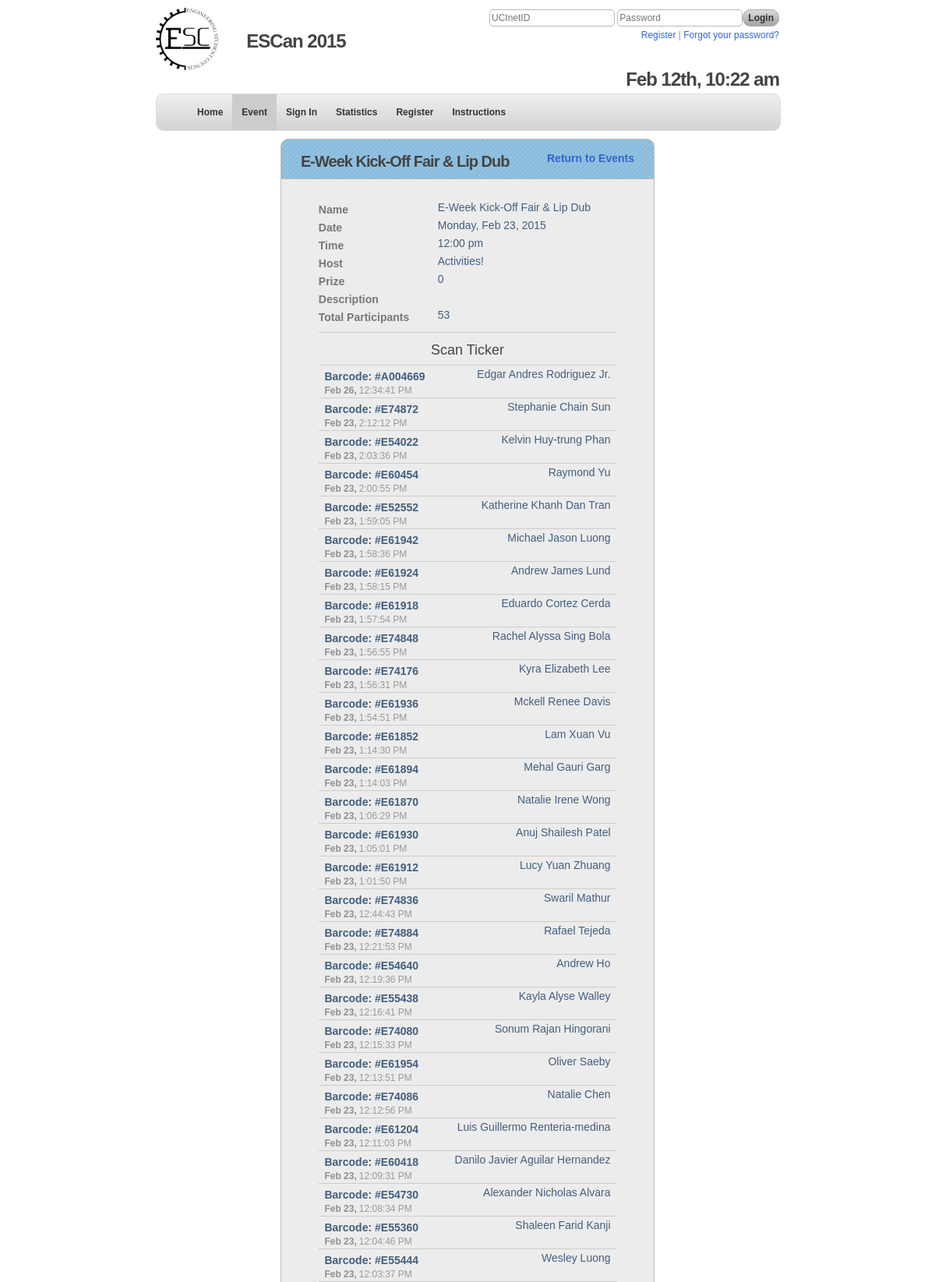
/event.php?eid=7&view=all (upper part), run on the app's committed database.
### tables this page shows
CREATE TABLE IF NOT EXISTS `settings` (
  `name` varchar(20) NOT NULL,
  `value` varchar(8) NOT NULL,
  PRIMARY KEY (`name`)
);

CREATE TABLE IF NOT EXISTS `tabs` (
  `tid` mediumint(9) NOT NULL AUTO_INCREMENT,
  `page` varchar(20) NOT NULL,
  `title` varchar(20) NOT NULL,
  `access` tinyint(1) NOT NULL DEFAULT '0',
  `public_only` tinyint(1) NOT NULL DEFAULT '0',
  PRIMARY KEY (`tid`)
);

CREATE TABLE IF NOT EXISTS `events` (
  `eid` mediumint(8) NOT NULL AUTO_INCREMENT,
  `name` varchar(50) NOT NULL,
  `date` date NOT NULL,
  `time` time NOT NULL,
  `host` varchar(50) NOT NULL,
  `prize` mediumint(8) NOT NULL,
  `description` varchar(1000) NOT NULL,
  `volunteer` varchar(8) NOT NULL,
  PRIMARY KEY (`eid`)
);

CREATE TABLE IF NOT EXISTS `scans` (
  `sid` bigint(32) NOT NULL COMMENT 'Scan ID',
  `eid` varchar(8) NOT NULL COMMENT 'Event ID',
  `barcode` varchar(32) NOT NULL COMMENT 'Barcode ID',
  `volunteer` varchar(8) NOT NULL,
  `date` date NOT NULL,
  `time` time NOT NULL
);

CREATE TABLE IF NOT EXISTS `users` (
  `ucinetid` varchar(8) NOT NULL,
  `barcode` varchar(32) NOT NULL COMMENT 'barcode id',
  `name` varchar(100) NOT NULL COMMENT 'first name',
  `email` varchar(150) NOT NULL COMMENT 'email',
  `major` varchar(75) NOT NULL COMMENT 'Major',
  `level` varchar(20) NOT NULL COMMENT 'Year Level',
  `opt` tinyint(1) NOT NULL DEFAULT '1' COMMENT 'opt-out mail',
  `access` tinyint(1) NOT NULL DEFAULT '0' COMMENT 'access level',
  `elig` tinyint(1) NOT NULL DEFAULT '1' COMMENT 'prize eligible',
  `date` date NOT NULL,
  `time` time NOT NULL,
  `volunteer` varchar(8) NOT NULL,
  PRIMARY KEY (`ucinetid`)
);

### inc/classes/DBi.class.php (called while the page is built, shortened)
<?php
class DB
{
	public $db;
	public $lastResult;
	function DB()
	{
		$this->lastResult = NULL;
		$this->db = new mysqli(DBSERVER, DBUSERNAME, DBPASSWORD) or die("can't use mysqli");
		$this->db->select_db(DBDATABASE);
	}
	function query($query, $debug = -1)
	{
		$this->lastResult = $this->db->query($query) or $this->debugAndDie($query);
		return $this->lastResult;
	}
	function numRows($result = NULL)
	{
		if ($result != NULL)
		return $result->num_rows;
		else
		{
			if($this->lastResult != NULL)
			return @$this->lastResult->num_rows;
			else
			return 0;
		}
	}
	function queryUniqueValue($query, $debug = -1)
	{
		$query = "$query LIMIT 1";
		$result = $this->db->query($query) or $this->debugAndDie($query);
		$line = $result->fetch_row();
		return $line[0];
	}
	function countOf($table, $where = '', $debug = -1)
	{
		if($where == '')
			return $this->countOfAll($table);
		else
			return $this->queryUniqueValue("SELECT COUNT(*) FROM `$table` WHERE $where", $debug);
	}
	function resultToArray(){
		for ($count=0; $row = @$this->lastResult->fetch_array(); $count++)
		$res_array[$count] = $row;
		$this->lastResultArray = $res_array;
		return $this->lastResultArray;
	}
	function resultToSingleArray(){
		$this->lastResultArray = @$this->lastResult->fetch_array();
		return $this->lastResultArray;
	}
}
?>

### event.php (the view, shortened to what this page needs)
<?php
require_once 'inc/standard.php';
$page = new Page('event', ALL);
$var = new VarArray();
$eid = $_GET['eid'];
if(!$eid)
{
	$bottom = 'No event selected, please return to the <a href="events.php">Events Page</a>.';
	$box = new Box('No Existing Event');
	$box->setBadge('Return to Events', 'events.php');
	$box->setContent($bottom);
	$page->setContent($box->display('half'));
	$page->buildPage();
}
else
{
	$sql = 'SELECT * FROM events
			WHERE eid ="'.$eid.'"';
	$DB->query($sql);
	$event = $DB->resultToSingleArray();
	$total_count = $DB->countOf('scans', 'eid = "'.$eid.'"');
	$box = new Box($event['name']);
	$box->setBadge('Return to Events', 'events.php');
	$bottom = '
				<div class="row">
					<label class="fieldname">Name</label>
					<div class="textarea">
					'.$event['name'].'
					</div>
				</div>
				<div class="row">
					<label class="fieldname">Date</label>
					<div class="textarea">
					'.date('l, M d, Y',strtotime($event['date'])).'
					</div>
				</div>
				<div class="row">
					<label class="fieldname">Time</label>
					<div class="textarea">
					'.date('g:i a',strtotime($event['time'])).'
					</div>
				</div>
				<div class="row">
					<label class="fieldname">Host</label>
					<div class="textarea">
					'.$event['host'].'
					</div>
				</div>
				<div class="row">
					<label class="fieldname">Prize</label>
					<div class="textarea">
					'.$event['prize'].'
					</div>
				</div>
				<div class="row">
					<label class="fieldname">Description</label>
					<div class="textarea">
					'.$event['description'].'
					</div>
				</div>
				<div class="row">
					<label class="fieldname">Total Participants</label>
					<div class="textarea">
					'.$total_count.'
					</div>
				</div>';
	$limit = ($_GET['view'] == 'all') ? '':'LIMIT 5';
	$sql = 'SELECT scans.*, users.name, users.ucinetid, users.major, users.level
			FROM scans LEFT JOIN users
			ON scans.barcode = users.barcode
			WHERE scans.eid = "'.$eid.'"
			ORDER BY date DESC, time DESC
			'.$limit;
	$DB->query($sql);
	$ticker_array = $DB->resultToArray();
	$ticker_content .= '<div class="separator"></div>';
	$ticker_content .= '<div class="row center">
							<h3>Scan Ticker</h3>
						</div>';
	$ticker_content .= '<div class="list">';
	$page->setJSInitial('$(".dropdown").hide(); '.$js_hide_row1);
	$ticker_content .= '<script>
		$(document).ready(function () {
			$("#barcode").focus();';
	if($js_slide_down)
	 $ticker_content .= '$("#row1").slideDown();';
	$ticker_content .= '});</script>';
	if(count($ticker_array) > 0)
	{
		foreach ($ticker_array as $row)
		{
			$i++;
			$ticker_content .= '
				<div class="item" id="row'.$i.'">
					<div class="row">
						<label class="barcode">Barcode: </span> #'.$row['barcode'].'</label>
						<span class="right">'.$row['name'].'</span>
						<span class="date">'.date('M j,', strtotime($row['date'])).'</span>
						<span class="time">'.date('g:i:s A', strtotime($row['time'])).'</span>
					</div>
				</div>
				<div class="event_row">
					<script>
					    $("#row'.$i.'").click(function () {
					    	$("#drop'.$i.'").slideToggle("fast");
					    });
					</script>
					<div class="dropdown" id="drop'.$i.'" style="display:none;">
						<h5><strong>UCInetID:</strong> 	'.$row['ucinetid'].'</h5>
						<h5><strong>Name:</strong> 		'.$row['name'].'</h5>
						<h5><strong>Major:</strong> 	'.$row['major'].'</h5>
						<h5><strong>Level:</strong> 	'.$row['level'].'</h5>
						<h5><strong>Time:</strong>		'.date('M j, Y,', strtotime($row['date'])).' '.date('g:i:s A', strtotime($row['time'])).'</h5>
					</div>
				</div>';
		}
		if($_GET['view'] == 'all')
		{
		$ticker_content .= '
			<div class="row center">
			<label id="view"><a href="'.$_SERVER['PHP_SELF'].'?eid='.$eid.'&view=less#view">View Less Scans</a></label>
			</div>';
		}
		else
		{
		$ticker_content .= '
			<div class="row center">
			<label id="view"><a href="'.$_SERVER['PHP_SELF'].'?eid='.$eid.'&view=all#view">View All Scans</a></label>
			</div>';
		}
	}
	$ticker_content .= '</div>';
	$box->setContent( $bottom.$ticker_content);
	$box->setBadge('Return to Events', 'events.php');
	$majors = [];
	foreach ($var->getMajors() as $major) {
		$sql = 'SELECT *
				FROM scans
				LEFT JOIN users
				ON scans.barcode = users.barcode
				WHERE scans.eid = "'.$eid.'"
				AND users.major = "'.$major.'"';
		$DB->query($sql);
		$temp = $DB->numRows();
		$majors[$major] = $temp;
	}
	$majors_stat = new Statistic('pie', 'user_majors', 'Registered Users - Major', $majors, 0);
	$bottom_stats = $majors_stat->display();
	$box_stat = new Box('Statistics', $bottom_stats);
	$stat_display = '<div class="separator"></div>'.$box_stat->display("full");
	$content = $box->display().$stat_display;
	$page->startGraph();
	$page->setContent($content);
	$page->buildPage();
}
?>

### inc/classes/Nav.class.php (shortened to what this page needs)
<?php
class Nav
{
	public $output;
	function __construct($access, $tab)
	{
		$this->DB = $GLOBALS['DB'];
		$this->tab = $tab;
		$this->access = ($access == '') ? 0:$access;
		if($access == 0)
		{
			$sql = 'SELECT tabs.title, pages.name, pages.url, tabs.public_only, tabs.access
			FROM tabs LEFT JOIN pages
			ON pages.name = tabs.page
			WHERE tabs.access <= "'.$this->access.'"
			OR tabs.public_only = "1"
			ORDER BY tid ASC';
		}
		$result = $this->DB->query($sql);
		$tabs = $this->DB->resultToArray($result);
		$highlight = ' id="highlight"';
		$this->output .= '
		<div id="navigation-section">
		<div id="nav">
		<ul>';
		if(count($tabs) > 0)
		{
			foreach($tabs as $tab)
			{
				$active = ($this->tab == $tab['name']) ? $highlight:'';
				$this->output .= '
					<li><a class="menu-item" '.$active.' href="'.$tab['url'].'?s=nav">'.$tab['title'].'</a></li>';
			}
		}
		else
		{
			$this->output .= '
				<li><a class="menu-item" href="index.php">Home</a></li>';
		}
		$this->output .= '</ul></div></div>';
	}
}
?>

### inc/classes/Box.class.php (shortened to what this page needs)
<?php
class Box
{
	public $content;
	public $title;
	public $badge;
	public $badge_url;
	public $height;
	public $header_height;
	public $intro_step;
	public $intro_text;
	function __construct($title, $content = '', $width = 500, $height = 'auto')
	{
		$this->header_height = 50;
		$this->content = $content;
		$this->title = $title;
		$this->height = $height;
		return $this->display();
	}
	public function setContent($content)
	{
		$this->content = $content;
	}
	public function setBadge($badge, $url = '')
	{
		$this->badge = $badge;
		$this->badge_url = $url;
	}
	public function display($type = 'half')
	{
		if(!is_string($this->height))
		{
			$container_height = $this->height - $this->header_height;
			$container_height .= 'px';
		}
		else
		{
		$container_height = $this->height;
		}
		$output = '
		<div class="box" style="width:100%; height:'.$this->height.'" data-step="'.$this->intro_step.'" data-intro="'.$this->intro_text.'" data-position="right">
			<div class="header_container" style="height: '.$this->header_height.'px">
				<h2 class="title">'.$this->title.'</h2>
		    	<span class="box_badge">
		        	<a href="'.$this->badge_url.'">
		        	'.$this->badge.'</a>
		        </span>
		    </div>
			<div class="box_wrapper" style="height: '.$container_height.'">
				<div class="box_inside">';
		$output.= $this->content;
		$output .= '
				</div>
			</div>
		</div>';
		if($type == 'half')
		{
			return '<div id="container_wrapper">'.$output.'</div>';
		}
		elseif($type == 'full')
		{
			return $output;
		}
		else
		{
			return $output;
		}
	}
}
?>

### inc/classes/Page.class.php (shortened to what this page needs)
<?php
class Page
{
	public $DB;
	public $banner;
	public $content;
	public $content_bottom;
	public $description;
	public $extra_meta;
	public $footer;
	public $graph;
	public $google;
	public $html;
	public $header;
	public $isPhone;
	public $js;
	public $logo_src;
	public $keywords;
	public $navigation;
	public $pageviews;
	public $title;
	public $login;
	public $nav;
	function __construct($name, $access = ALL)
	{
		$this->DB = $GLOBALS['DB'];
		$this->login = new Login();
		$sql = "SELECT p.* FROM pages AS p
				WHERE name = '$name'";
		if(!($this->DB->query($sql)))
			die('Could not get page: '.$this->DB->getError());
		$page = $this->DB->resultToSingleArray();
		if(strstr($_SERVER['HTTP_USER_AGENT'], 'iPhone'))
			$this->isPhone = true;
		else
			$this->isPhone = false;
		$this->isPhone = false;
		$this->pageviews = $page['views'];
		$this->description = $page['description'];
		$this->content = $page['content'];
		$this->title = ucfirst($page['name']);
		$this->logo_src = 'images/logo200.png';
		$this->nav = new Nav($_SESSION['access'], $page['tab']);
	}
	public function setJSInitial($js)
	{
		$this->js .= $js;
	}
	public function buildJSInitial()
	{
		$this->js_initial = '
		<script>
    		$(document).ready(function() {';
    		$this->js_initial .= '
            update();
            setInterval(update, 1000);';
            $this->js_initial .= $this->js;
    		$this->js_initial .= ' });
		</script>';
	}
	public function setContent($content_bottom)
	{
		$this->content_bottom = $content_bottom;
	}
	public function startGraph()
	{
		$this->graph = '<script type="text/javascript" src="js/jquery.sparkline.min.js"></script>';
	}
	public function setGoogleAnalytics()
	{
		$this->google = '<script type="text/javascript">
		  var _gaq = _gaq || [];
		  _gaq.push([\'_setAccount\', \'UA-25773399-2\']);
		  _gaq.push([\'_trackPageview\']);
		  (function() {
		    var ga = document.createElement(\'script\'); ga.type = \'text/javascript\'; ga.async = true;
		    ga.src = (\'https:\' == document.location.protocol ? \'https://ssl\' : \'http://www\') + \'.google-analytics.com/ga.js\';
		    var s = document.getElementsByTagName(\'script\')[0]; s.parentNode.insertBefore(ga, s);
		  })();
		</script>';
	}
	private function updatePageView()
	{
		$this->pageviews += 1;
	}
	private function buildHTML()
	{
		$css = 'global';
		$css = ($css) ? '<link rel=stylesheet type="text/css" href="css/'.$css.'.css"  >' : '';
		$this->html =
		'<!DOCTYPE HTML PUBLIC "-//W3C//DTD HTML 4.01 Transitional//EN" "http://www.w3.org/TR/html4/loose.dtd">
		<html>
		<head>
			<title>'.$this->title.' - '.PRODUCT.'</title>
			<link rel="shortcut icon" href="/favicon.ico">
			<link rel="icon" href="/favicon.ico" type="image/x-icon">
			<meta property="og:title" content="'.PRODUCT.'" />
			<meta property="og:type" content="website" />
			<meta property="og:url" content="'.$_SERVER['PHP_SELF'].'" />
			<meta property="og:image" content="'.$this->logo_src.'" />
			<meta property="og:description" content="'.$this->description.'" />
			<meta property="fb:app_id" content="203055886388488" />
			<meta property="fb:admin" content="hawaiianchimp" />
			'.$this->extra_meta.'
			<meta http-equiv="X-UA-Compatible" content="chrome=1" />
			<meta http-equiv="Content-Type" content="text/html; charset=UTF-8" />
			<meta name="description" content="'.$this->description.'">
			<meta name="keywords" content="'.$this->keywords.'">'
		    .$css.'
		    <link rel=stylesheet type="text/css" href="js/introjs.min.css">
		    <script src="js/jquery-2.1.3.min.js"></script>
	    	<script type="text/javascript" src="js/moment.min.js"></script>
	    	<script type="text/javascript" src="//www.google.com/jsapi"></script>
	    	<script src="js/jquery-2.1.3.min.js"></script>
		    <script type="text/javascript">
			    google.load(\'visualization\', \'1\', {packages: [\'corechart\']});
		    </script>
		    <script type="text/javascript" src="js/escan.min.js"></script>'
	        .$this->graph
		.'</head>';
	}
	private function buildHeader()
	{
		$sql = 'SELECT value
		FROM settings
		WHERE name = "eweekstart"';
		$this->DB->query($sql);
		$eweekstart = $this->DB->resultToSingleArray();
		$this->header = ' <body>
		<div id="wrapper">
		<div id="banner">'
		.$this->banner.'
		</div>
		<div id="header">
			<div id="logo">
				<a href="index.php?r=logo">
				<img src="'.$this->logo_src.'" alt="'.PRODUCT.'">
				<div id="logoname"><h2>'.PRODUCT.' '.date('Y', strtotime($eweekstart[0])).'</h2></div>
				</a>
			</div>
			'.$this->login->loginFormMini('login','login.php','loginmini', $this->isPhone).'
			<div id="today" class="nophone"><h2 id="time">Today: '.date('M d, h:i A', strtotime(NOW_DATE.' '.NOW_TIME)).'</h2></div>
		</div>';
	}
	private function buildNav()
	{
		$this->navigation = $this->nav->display();
	}
	private function buildContent()
	{
		$this->content = '
		<div id="container">
 		'.$this->content_bottom.'</div>';
	}
	private function buildFooter()
	{
		$this->footer = '
		</div>
		<div id="copyright">
			<p>Created for <a href="'.WEBSITE.'">'.ORGANIZATION.'</a> |
			Developed by <a href="http://www.seantburke.com/?r=escan">Sean Thomas Burke</a> |
			&copy; '.date('Y').' '.PRODUCT.' |
			Views: '.$this->pageviews.'</p>
		</div>
		</div>
		'.$this->google
		.'
		<script>
    		function update(){
        		$("#time").text(
        		    moment().format("MMM Do, h:mm a")
        		    );
    		}
		</script>'
	    .$this->js_initial
		.'<script type="text/javascript">
		  var _gaq = _gaq || [];
		  _gaq.push([\'_setAccount\', \'UA-25773399-3\']);
		  _gaq.push([\'_trackPageview\']);
		  (function() {
		    var ga = document.createElement(\'script\'); ga.type = \'text/javascript\'; ga.async = true;
		    ga.src = (\'https:\' == document.location.protocol ? \'https://ssl\' : \'http://www\') + \'.google-analytics.com/ga.js\';
		    var s = document.getElementsByTagName(\'script\')[0]; s.parentNode.insertBefore(ga, s);
		  })();
		</script>
		</body>
		</html>';
	}
	public function buildPage()
	{
		$this->buildHTML();
		$this->buildHeader();
		$this->buildContent();
		$this->buildFooter();
		$this->content = $this->html.$this->header.$this->navigation.$this->content.$this->footer;
		echo $this->content;
		exit;
	}
}
?>

### data on the page
settings: value "2015"
tabs: title "Home"
tabs: title "Event"
tabs: title "Sign In"
tabs: title "Statistics"
tabs: title "Register"
tabs: title "Instructions"
events: name "E-Week Kick-Off Fair & Lip Dub", date "Monday, Feb 23, 2015", time "12:00 pm", host "Activities!", prize "0"
scans: barcode "A004669", users.name "Edgar Andres Rodriguez Jr.", date "Feb 26,", time "12:34:41 PM"
scans: barcode "E74872", users.name "Stephanie Chain Sun", date "Feb 23,", time "2:12:12 PM"
scans: barcode "E54022", users.name "Kelvin Huy-trung Phan", date "Feb 23,", time "2:03:36 PM"
scans: barcode "E60454", users.name "Raymond Yu", date "Feb 23,", time "2:00:55 PM"
scans: barcode "E52552", users.name "Katherine Khanh Dan Tran", date "Feb 23,", time "1:59:05 PM"
scans: barcode "E61942", users.name "Michael Jason Luong", date "Feb 23,", time "1:58:36 PM"
scans: barcode "E61924", users.name "Andrew James Lund", date "Feb 23,", time "1:58:15 PM"
scans: barcode "E61918", users.name "Eduardo Cortez Cerda", date "Feb 23,", time "1:57:54 PM"
scans: barcode "E74848", users.name "Rachel Alyssa Sing Bola", date "Feb 23,", time "1:56:55 PM"
scans: barcode "E74176", users.name "Kyra Elizabeth Lee", date "Feb 23,", time "1:56:31 PM"
scans: barcode "E61936", users.name "Mckell Renee Davis", date "Feb 23,", time "1:54:51 PM"
scans: barcode "E61852", users.name "Lam Xuan Vu", date "Feb 23,", time "1:14:30 PM"
scans: barcode "E61894", users.name "Mehal Gauri Garg", date "Feb 23,", time "1:14:03 PM"
scans: barcode "E61870", users.name "Natalie Irene Wong", date "Feb 23,", time "1:06:29 PM"
scans: barcode "E61930", users.name "Anuj Shailesh Patel", date "Feb 23,", time "1:05:01 PM"
scans: barcode "E61912", users.name "Lucy Yuan Zhuang", date "Feb 23,", time "1:01:50 PM"
scans: barcode "E74836", users.name "Swaril Mathur", date "Feb 23,", time "12:44:43 PM"
scans: barcode "E74884", users.name "Rafael Tejeda", date "Feb 23,", time "12:21:53 PM"
scans: barcode "E54640", users.name "Andrew Ho", date "Feb 23,", time "12:19:36 PM"
scans: barcode "E55438", users.name "Kayla Alyse Walley", date "Feb 23,", time "12:16:41 PM"
scans: barcode "E74080", users.name "Sonum Rajan Hingorani", date "Feb 23,", time "12:15:33 PM"
scans: barcode "E61954", users.name "Oliver Saeby", date "Feb 23,", time "12:13:51 PM"
scans: barcode "E74086", users.name "Natalie Chen", date "Feb 23,", time "12:12:56 PM"
scans: barcode "E61204", users.name "Luis Guillermo Renteria-medina", date "Feb 23,", time "12:11:03 PM"
scans: barcode "E60418", users.name "Danilo Javier Aguilar Hernandez", date "Feb 23,", time "12:09:31 PM"
scans: barcode "E54730", users.name "Alexander Nicholas Alvara", date "Feb 23,", time "12:08:34 PM"
scans: barcode "E55360", users.name "Shaleen Farid Kanji", date "Feb 23,", time "12:04:46 PM"
scans: barcode "E55444", users.name "Wesley Luong", date "Feb 23,", time "12:03:37 PM"

### other printed values
PRODUCT "ESCan"
$this->badge "Return to Events"
$total_count "53"
